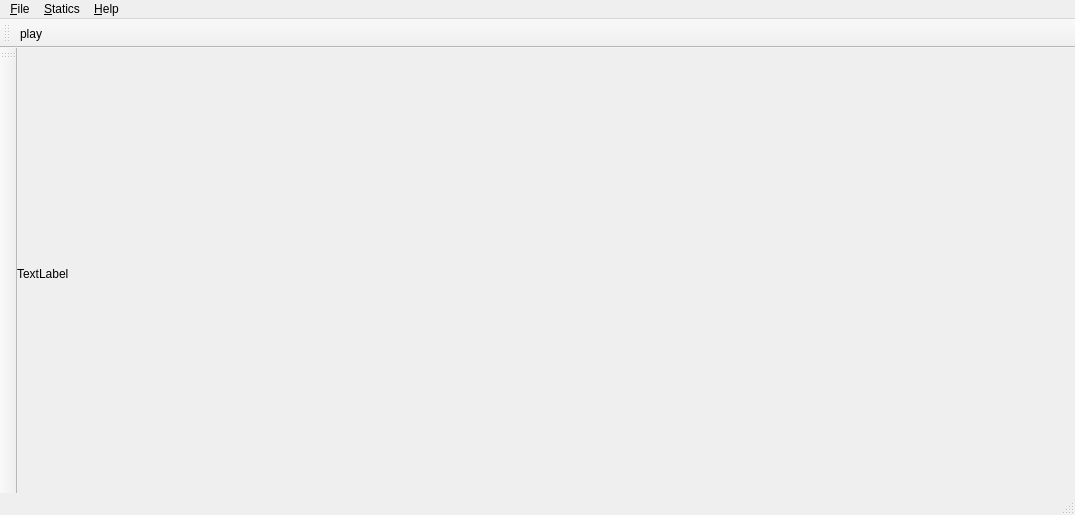
<?xml version="1.0" encoding="UTF-8"?>
<ui version="4.0">
 <class>MainWindow</class>
 <widget class="QMainWindow" name="MainWindow">
     <property name="geometry">
         <rect>
             <x>0</x>
             <y>0</y>
             <width>1075</width>
             <height>515</height>
         </rect>
     </property>
     <property name="windowTitle">
         <string>MainWindow</string>
     </property>
     <widget class="QWidget" name="centralwidget">
         <widget class="QLabel" name="q_camera_label">
             <property name="geometry">
                 <rect>
                     <x>0</x>
                     <y>0</y>
                     <width>771</width>
                     <height>451</height>
                 </rect>
             </property>
             <property name="text">
                 <string>TextLabel</string>
             </property>
         </widget>
     </widget>
     <widget class="QMenuBar" name="menubar">
         <property name="geometry">
             <rect>
                 <x>0</x>
                 <y>0</y>
                 <width>1075</width>
                 <height>22</height>
             </rect>
         </property>
         <widget class="QMenu" name="menu_File">
             <property name="title">
                 <string>&amp;File</string>
             </property>
             <addaction name="action_Open_Model"/>
             <addaction name="action_Quit"/>
         </widget>
         <widget class="QMenu" name="menu_Help">
             <property name="title">
                 <string>&amp;Help</string>
             </property>
         </widget>
         <widget class="QMenu" name="menu_Statics">
             <property name="title">
                 <string>&amp;Statics</string>
             </property>
             <addaction name="actionToday"/>
             <addaction name="actionThis_Week"/>
             <addaction name="actionThis_Month"/>
             <addaction name="actionAll"/>
         </widget>
         <addaction name="menu_File"/>
         <addaction name="menu_Statics"/>
         <addaction name="menu_Help"/>
     </widget>
     <widget class="QStatusBar" name="statusbar"/>
     <widget class="QToolBar" name="toolBar_2">
         <property name="windowTitle">
             <string>toolBar_2</string>
         </property>
         <attribute name="toolBarArea">
             <enum>LeftToolBarArea</enum>
         </attribute>
         <attribute name="toolBarBreak">
             <bool>false</bool>
         </attribute>
     </widget>
     <widget class="QToolBar" name="toolBar">
         <property name="windowTitle">
             <string>toolBar</string>
         </property>
         <attribute name="toolBarArea">
             <enum>TopToolBarArea</enum>
         </attribute>
         <attribute name="toolBarBreak">
             <bool>false</bool>
         </attribute>
         <addaction name="actionplay"/>
     </widget>
     <action name="action_Open_Model">
         <property name="text">
             <string>&amp;Open Model</string>
         </property>
     </action>
     <action name="action_Quit">
         <property name="text">
             <string>&amp;Quit</string>
         </property>
     </action>
     <action name="actionToday">
         <property name="text">
             <string>Today</string>
         </property>
     </action>
     <action name="actionThis_Week">
         <property name="text">
             <string>This Week</string>
         </property>
     </action>
     <action name="actionThis_Month">
         <property name="text">
             <string>This Month</string>
         </property>
     </action>
     <action name="actionAll">
         <property name="text">
             <string>All</string>
         </property>
     </action>
     <action name="actionplay">
         <property name="text">
             <string>play</string>
         </property>
     </action>
 </widget>
 <resources/>
 <connections/>
</ui>
